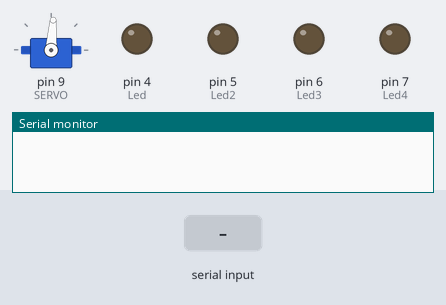
A sketch run on a simulated Arduino Uno, built with avr-gcc and run on an emulated ATmega328P. On the bench: servo, output pins drawn as LEDs (lit = HIGH), the last lines printed to the serial monitor. Inputs (shaded band) come from the test bench.

Above: at 1.2 s.
1.3 s: "A" received over the second serial link
At 1.8 s:
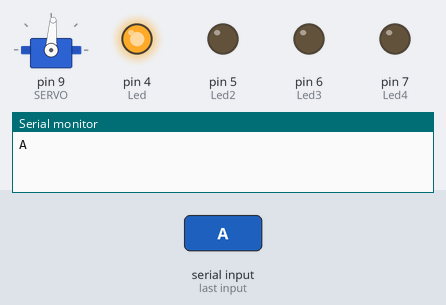
2.8 s: "B" received over the second serial link
At 4.0 s:
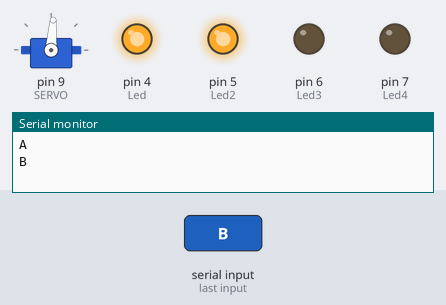
4.3 s: "C" received over the second serial link
At 5.3 s:
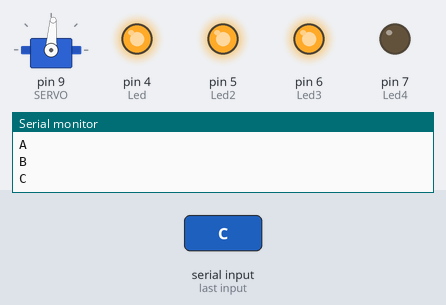
5.8 s: "D" received over the second serial link
At 6.5 s:
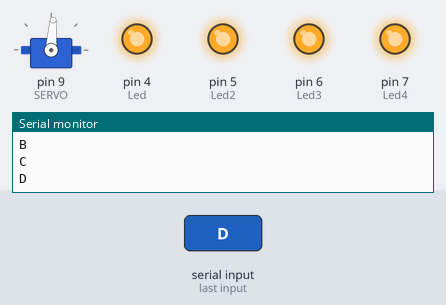
7.3 s: "1" received over the second serial link
At 8.2 s:
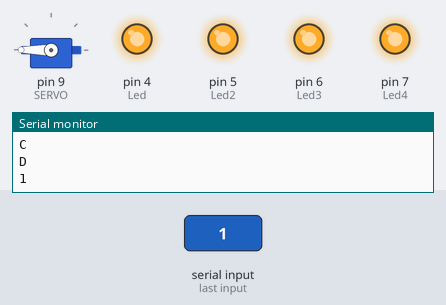
8.8 s: "2" received over the second serial link
At 9.3 s:
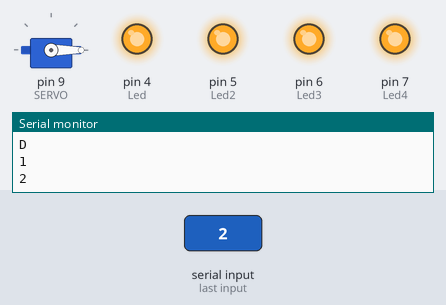
Timing chart, 0 to 11.3 s (numbered marks = the images above; inputs shaded):
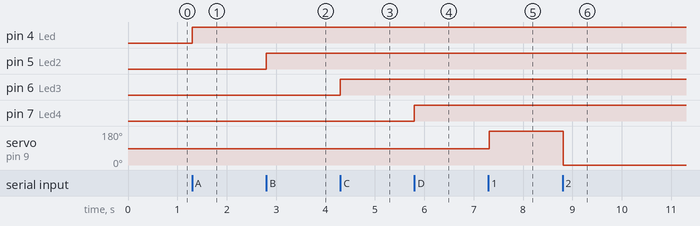

Measured:
- after the input at 1.3 s, pin 4 (Led): LOW → HIGH at once
- after the input at 2.8 s, pin 5 (Led2): LOW → HIGH at once
- after the input at 4.3 s, pin 6 (Led3): LOW → HIGH at once
- after the input at 5.8 s, pin 7 (Led4): LOW → HIGH at once
- after the input at 7.3 s, servo on pin 9 (SERVO): 86° → 180° at once
- after the input at 8.8 s, servo on pin 9 (SERVO): 180° → 0° at once

The sketch:

Escola_V1.ino
```cpp
#include <Servo.h>
#include <SoftwareSerial.h> //INCLUSÃO DE BIBLIOTECA
#define SERVO 9 // Porta Digital 6 PWM
#define Led 4
#define Led2 5
#define Led3 6
#define Led4 7
SoftwareSerial bluetooth(2, 3);
Servo s; // Variável Servo
int pos; // Posição Servo

char val;
String Cled;
int valor = 500;
void setup ()
{
  s.attach(SERVO);
  bluetooth.begin(9600);
  Serial.begin(9600);
  s.write(86); // Inicia motor na posição zero
  pinMode(Led, OUTPUT);
  pinMode(Led2, OUTPUT);
  pinMode(Led3, OUTPUT);
  pinMode(Led4, OUTPUT);

}

void loop()
{


  if(bluetooth.available())
{

     val =   bluetooth.read();

     Cled = val;

     Serial.println(val);

     if(Cled == "A"){
       digitalWrite(Led, !digitalRead(Led));
       delay(valor);
     }else if(Cled == "B"){
      digitalWrite(Led2, !digitalRead(Led2));
      delay(valor);
     }else if(Cled == "C"){
      digitalWrite(Led3, !digitalRead(Led3));
      delay(valor);
     }else if(Cled == "D"){
      digitalWrite(Led4, !digitalRead(Led4));
      delay(valor);
     }else{

     if(val == '1'){
      delay(15);
      s.write(180);
     }else if(val == '2'){
      delay(15);
      s.write(0);
     }else if(val == '0'){
      delay(15);
      s.write(87);
     }
     }

val = '0';
Cled = "";

}


}
```
